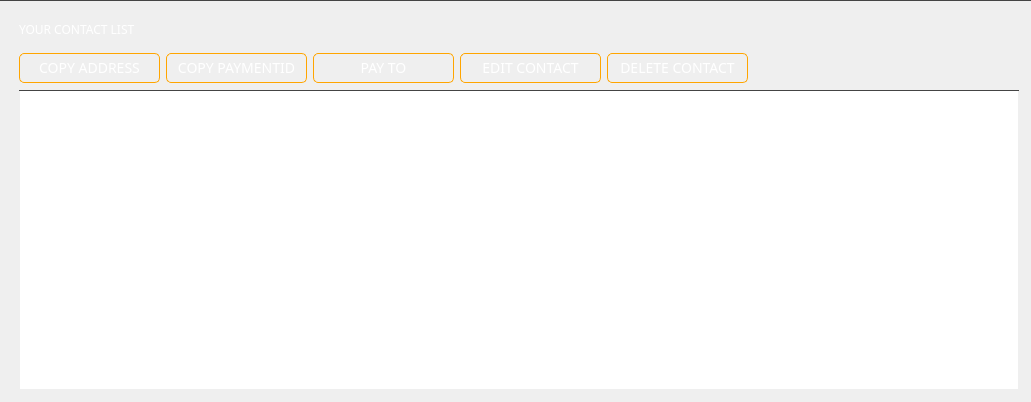
       <widget class="QGroupBox" name="addressBookBox">
        <property name="sizePolicy">
         <sizepolicy hsizetype="Expanding" vsizetype="Expanding">
          <horstretch>0</horstretch>
          <verstretch>0</verstretch>
         </sizepolicy>
        </property>
        <property name="styleSheet">
         <string notr="true">border-top: 1px solid #444;</string>
        </property>
        <property name="title">
         <string/>
        </property>
        <layout class="QGridLayout" name="gridLayout_7">
         <property name="leftMargin">
          <number>18</number>
         </property>
         <item row="0" column="0" colspan="2">
          <widget class="QLabel" name="title_addressBook">
           <property name="minimumSize">
            <size>
             <width>0</width>
             <height>35</height>
            </size>
           </property>
           <property name="font">
            <font>
             <family>Poppins</family>
            </font>
           </property>
           <property name="styleSheet">
            <string notr="true">color: #fff;
background: transparent;
border: none;
text-align: left;
</string>
           </property>
           <property name="text">
            <string>YOUR CONTACT LIST</string>
           </property>
          </widget>
         </item>
         <item row="1" column="0">
          <widget class="QPushButton" name="b1_copyAddressButton_2">
           <property name="sizePolicy">
            <sizepolicy hsizetype="Preferred" vsizetype="Preferred">
             <horstretch>0</horstretch>
             <verstretch>0</verstretch>
            </sizepolicy>
           </property>
           <property name="minimumSize">
            <size>
             <width>141</width>
             <height>30</height>
            </size>
           </property>
           <property name="maximumSize">
            <size>
             <width>16777215</width>
             <height>30</height>
            </size>
           </property>
           <property name="font">
            <font>
             <family>Poppins</family>
             <pointsize>-1</pointsize>
            </font>
           </property>
           <property name="styleSheet">
            <string notr="true">QPushButton
{
    color: #fff;
    border: 1px solid orange;
    font-size: 14px;
    border-radius: 5px;
    
}

QPushButton:hover
{
    color: orange;
    border: 1px solid orange;
    font-size: 14px;
    border-radius: 5px;
    
}</string>
           </property>
           <property name="text">
            <string>COPY ADDRESS</string>
           </property>
          </widget>
         </item>
         <item row="1" column="1">
          <widget class="QPushButton" name="b1_copyPaymentIdButton">
           <property name="sizePolicy">
            <sizepolicy hsizetype="Preferred" vsizetype="Preferred">
             <horstretch>0</horstretch>
             <verstretch>0</verstretch>
            </sizepolicy>
           </property>
           <property name="minimumSize">
            <size>
             <width>141</width>
             <height>30</height>
            </size>
           </property>
           <property name="maximumSize">
            <size>
             <width>16777215</width>
             <height>30</height>
            </size>
           </property>
           <property name="font">
            <font>
             <family>Poppins</family>
             <pointsize>-1</pointsize>
            </font>
           </property>
           <property name="styleSheet">
            <string notr="true">QPushButton
{
    color: #fff;
    border: 1px solid orange;
    font-size: 14px;
    border-radius: 5px;
    
}

QPushButton:hover
{
    color: orange;
    border: 1px solid orange;
    font-size: 14px;
    border-radius: 5px;
    
}</string>
           </property>
           <property name="text">
            <string>COPY PAYMENTID</string>
           </property>
          </widget>
         </item>
         <item row="1" column="2">
          <widget class="QPushButton" name="b1_payToButton">
           <property name="sizePolicy">
            <sizepolicy hsizetype="Preferred" vsizetype="Preferred">
             <horstretch>0</horstretch>
             <verstretch>0</verstretch>
            </sizepolicy>
           </property>
           <property name="minimumSize">
            <size>
             <width>141</width>
             <height>30</height>
            </size>
           </property>
           <property name="maximumSize">
            <size>
             <width>16777215</width>
             <height>30</height>
            </size>
           </property>
           <property name="font">
            <font>
             <family>Poppins</family>
             <pointsize>-1</pointsize>
            </font>
           </property>
           <property name="styleSheet">
            <string notr="true">QPushButton
{
    color: #fff;
    border: 1px solid orange;
    font-size: 14px;
    border-radius: 5px;
    
}

QPushButton:hover
{
    color: orange;
    border: 1px solid orange;
    font-size: 14px;
    border-radius: 5px;
    
}</string>
           </property>
           <property name="text">
            <string>PAY TO</string>
           </property>
          </widget>
         </item>
         <item row="1" column="3">
          <widget class="QPushButton" name="b1_editAddressButton">
           <property name="sizePolicy">
            <sizepolicy hsizetype="Preferred" vsizetype="Preferred">
             <horstretch>0</horstretch>
             <verstretch>0</verstretch>
            </sizepolicy>
           </property>
           <property name="minimumSize">
            <size>
             <width>141</width>
             <height>30</height>
            </size>
           </property>
           <property name="maximumSize">
            <size>
             <width>16777215</width>
             <height>30</height>
            </size>
           </property>
           <property name="font">
            <font>
             <family>Poppins</family>
             <pointsize>-1</pointsize>
            </font>
           </property>
           <property name="styleSheet">
            <string notr="true">QPushButton
{
    color: #fff;
    border: 1px solid orange;
    font-size: 14px;
    border-radius: 5px;
    
}

QPushButton:hover
{
    color: orange;
    border: 1px solid orange;
    font-size: 14px;
    border-radius: 5px;
    
}</string>
           </property>
           <property name="text">
            <string>EDIT CONTACT</string>
           </property>
          </widget>
         </item>
         <item row="1" column="4">
          <widget class="QPushButton" name="b1_deleteAddressButton">
           <property name="sizePolicy">
            <sizepolicy hsizetype="Preferred" vsizetype="Preferred">
             <horstretch>0</horstretch>
             <verstretch>0</verstretch>
            </sizepolicy>
           </property>
           <property name="minimumSize">
            <size>
             <width>141</width>
             <height>30</height>
            </size>
           </property>
           <property name="maximumSize">
            <size>
             <width>16777215</width>
             <height>30</height>
            </size>
           </property>
           <property name="font">
            <font>
             <family>Poppins</family>
             <pointsize>-1</pointsize>
            </font>
           </property>
           <property name="styleSheet">
            <string notr="true">QPushButton
{
    color: #fff;
    border: 1px solid orange;
    font-size: 14px;
    border-radius: 5px;
    
}

QPushButton:hover
{
    color: orange;
    border: 1px solid orange;
    font-size: 14px;
    border-radius: 5px;
    
}</string>
           </property>
           <property name="text">
            <string>DELETE CONTACT</string>
           </property>
          </widget>
         </item>
         <item row="1" column="5">
          <widget class="QLabel" name="emptyLabelForAlignment">
           <property name="sizePolicy">
            <sizepolicy hsizetype="Expanding" vsizetype="Expanding">
             <horstretch>0</horstretch>
             <verstretch>0</verstretch>
            </sizepolicy>
           </property>
           <property name="minimumSize">
            <size>
             <width>0</width>
             <height>31</height>
            </size>
           </property>
           <property name="maximumSize">
            <size>
             <width>16777215</width>
             <height>50</height>
            </size>
           </property>
           <property name="sizeIncrement">
            <size>
             <width>0</width>
             <height>0</height>
            </size>
           </property>
           <property name="styleSheet">
            <string notr="true">border: none;</string>
           </property>
          </widget>
         </item>
         <item row="2" column="0" colspan="6">
          <widget class="QTreeView" name="m_addressBookView">
           <property name="minimumSize">
            <size>
             <width>1000</width>
             <height>300</height>
            </size>
           </property>
           <property name="styleSheet">
            <string notr="true"/>
           </property>
           <property name="sizeAdjustPolicy">
            <enum>QAbstractScrollArea::AdjustToContents</enum>
           </property>
           <property name="alternatingRowColors">
            <bool>false</bool>
           </property>
           <property name="indentation">
            <number>0</number>
           </property>
           <property name="rootIsDecorated">
            <bool>false</bool>
           </property>
           <property name="sortingEnabled">
            <bool>true</bool>
           </property>
           <attribute name="headerDefaultSectionSize">
            <number>150</number>
           </attribute>
           <attribute name="headerStretchLastSection">
            <bool>false</bool>
           </attribute>
          </widget>
         </item>
        </layout>
       </widget>
